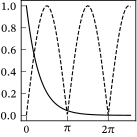

Write Python code to recreate this figure.
from pathlib import PurePath

import matplotlib.pyplot as plt
import numpy as np

plt.style.use(["sigproc", "sigproc-small"])

x = np.linspace(0, 8, num=300)
fig, ax = plt.subplots()
ax.set(xticks=[0, np.pi, 2 * np.pi], xticklabels=["0", r"$\krez$", r"$2\krez$"])
ax.plot(x, np.exp(-x))
ax.plot(x, np.abs(np.sin(x)))
fig.savefig(str(PurePath(__file__).parent / (PurePath(__file__).stem + ".pdf")))
